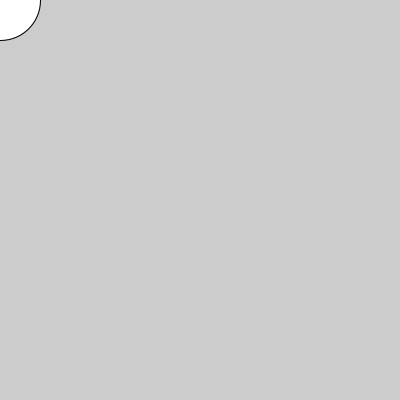
Frame 1 (no input)
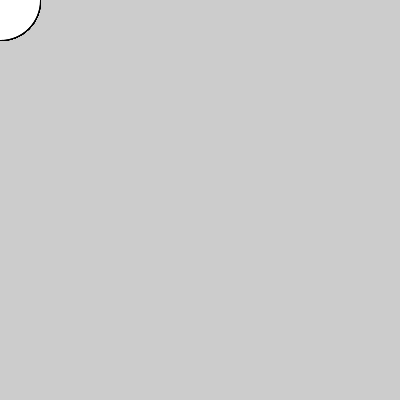
Frame 60 (the mouse pressed at the canvas centre just before this capture)
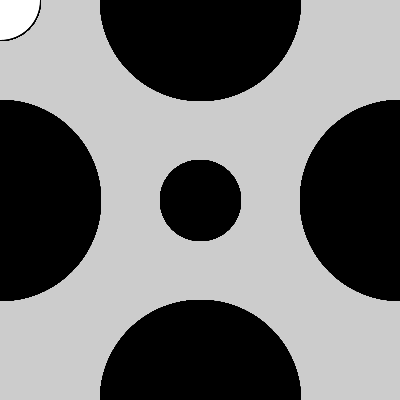
Frame 120 (the mouse held since frame 60 and released just before this capture)

The Processing sketch that drew these frames (run headless with seeded random() and noise(); from frame 60 on, the mouse is pressed at the canvas centre):

// Processing sketch: processing_16040
// ── processing_16040.pde

void setup() {
   size(400, 400);
   smooth();
}

void draw() {
  if (mousePressed) {
    fill(0);
  } else {
    fill(255, 255, 255);
  }
  ellipse(width/2+mouseY, height/2, mouseX, mouseY);
  ellipse(width/2-mouseY, height/2, mouseX, mouseY);
  ellipse(width/2, height/2+mouseX, mouseX, mouseY);
  ellipse(width/2, height/2-mouseX, mouseX, mouseY);
  ellipse(mouseX, mouseY, 80, 80);
  fill(255); 
  }
  void mousePressed() {
       background(255, 255, 255);
     }
